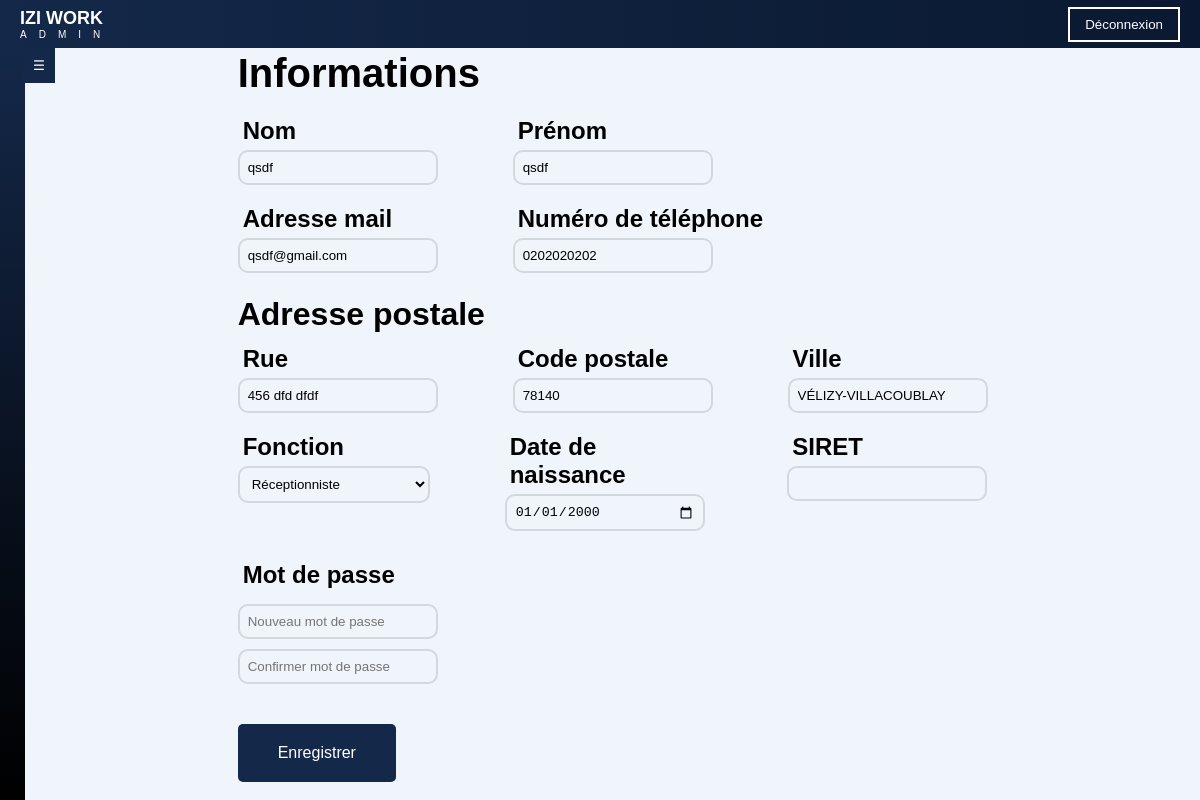
Screenshot of /admin/modify/prestataires?id=3 (signed in) with the database file from the repository.
### app.py (models this page shows)
class User(UserMixin, db.Model):
    __tablename__ = 'USERS'
    id = db.Column('ID', db.Integer, primary_key=True)
    email = db.Column('Adresse_mail', db.String(255), unique=True, nullable=False)
    password = db.Column('Password', db.String(255), nullable=False)
    nom = db.Column('Nom', db.String(255), nullable=False)
    prenom = db.Column('Prenom', db.String(255), nullable=False)
    photo = db.Column('Photo_de_profil', db.String(255))
    telephone = db.Column('Numero_telephone', db.String(20))
    naissance = db.Column('Date_naissance', db.Date, nullable=False)
    fonction = db.Column('Fonction', db.String(255))
    adresse = db.relationship('AdressePostale', backref='user', uselist=False)
    historique = db.relationship('Historique', backref='user')
    disponibilites = db.relationship('Disponibilite', backref='user')
    indisponibilites = db.relationship('Indisponibilite', backref='user')

class AdressePostale(db.Model):
    __tablename__ = 'AdressePostale'
    id = db.Column('ID', db.Integer, primary_key=True, autoincrement=True)
    user_id = db.Column('User_ID', db.Integer, db.ForeignKey('USERS.ID'), unique=True, nullable=False)
    rue = db.Column('Rue', db.String(255), nullable=False)
    code_postal = db.Column('Code_postal', db.String(20), nullable=False)
    ville = db.Column('Ville', db.String(255), nullable=False)
    pays = db.Column('Pays', db.String(255), nullable=False)

### app.py (the view, shortened to what this page needs)
@app.route('/admin/modify/prestataires', methods=['GET','PUT'])
@login_required
def modifier():
    if request.method == 'GET':
        user_id = request.args.get('id')
        if not user_id:
            flash("Aucun utilisateur spécifié", "error")
            return redirect(url_for('compte'))
        user = db.session.get(User, user_id)
        if not user:
            flash("Utilisateur non trouvé", "error")
            return redirect(url_for('compte'))
        form_data = {
            'id': user.id,
            'nom': user.nom,
            'prenom': user.prenom,
            'email': user.email,
            'phone': user.telephone,
            'fonction': user.fonction,
            'date-ajout': user.naissance.strftime("%Y-%m-%d") if user.naissance else ""
        }
        adresse = db.session.scalars(
        select(AdressePostale).where(AdressePostale.user_id == user.id)
    ).first()
        if adresse:
            form_data.update({
                'street': adresse.rue,
                'postal-code': adresse.code_postal,
                'city': adresse.ville
            })
        return render_template('admin_modify_presta/modify_prestataires.html', form_data=form_data)

### app.py (called while the page is built)
@login_manager.user_loader
def load_user(user_id):
    return db.session.get(User, int(user_id))

### templates/admin_modify_presta/modify_prestataires.html (shortened to what this page needs)
<!DOCTYPE html>
<html lang="fr">
<head>
    <link rel="stylesheet" href="{{ url_for('static', filename='css/style.css') }}">
</head>
<body>
    <div class="page">
        {% include 'includes/header.html' %}
        <div class="page-content">
            {% include 'includes/sidebar.html' %}
            <main class="container">
                <h1>Modifier un prestataire</h1>
                <section class="form-container">
                    <h1>Informations</h1>
                    <form method="post" action="/admin/ajout/prestataires" class="form">
                        <div class="form-placement">
                            <div class="form-group">
                                <label for="nom">Nom</label>
                                <input type="text" id="nom" name="nom" required value="{{ form_data.get('nom', '') }}">
                            </div>
                            <div class="form-group">
                                <label for="prenom">Prénom</label>
                                <input type="text" id="prenom" name="prenom" required value="{{ form_data.get('prenom', '') }}">
                            </div>
                        </div>
                        <div class="form-placement">
                            <div class="form-group">
                                <label for="email">Adresse mail</label>
                                <input type="email" id="email" name="email" class="email" required value="{{ form_data.get('email', '') }}">
                            </div>
                            <div class="form-group">
                                <label for="phone">Numéro de téléphone</label>
                                <input type="tel" id="phone" name="phone" required value="{{ form_data.get('phone', '') }}">
                            </div>
                        </div>
                        <div class="adressePostal">
                            <h2>Adresse postale</h2>
                            <div class="form-placement form-row">
                                <div class="form-group">
                                    <label for="street">Rue</label>
                                    <input type="text" id="street" name="street" value="{{ form_data.get('street', '') }}">
                                </div>
                                <div class="form-group">
                                    <label for="postal-code">Code postale</label>
                                    <input type="text" id="postal-code" name="postal-code" value="{{ form_data.get('postal-code', '') }}">
                                </div>
                                <div class="form-group">
                                    <label for="city">Ville</label>
                                    <input type="text" id="city" name="city" value="{{ form_data.get('city', '') }}">
                                </div>
                            </div>
                        </div>
                        <div class="form-placement form-row">
                            <div class="form-group">
                                <label for="fonction">Fonction</label>
                                <select id="fonction" name="fonction">
                                    <option value="reception" {% if form_data.get('fonction') == 'reception' %}selected{% endif %}>Réceptionniste</option>
                                </select>
                            </div>
                            <div class="form-group">
                                <label for="date-ajout">Date de naissance</label>
                                <input type="date" id="date-ajout" name="date-ajout" value="{{ form_data.get('date-ajout', '') }}">
                            </div>
                            <div class="form-group">
                                <label for="siret">SIRET</label>
                                <input type="text" id="siret" name="siret" value="{{ form_data.get('siret', '') }}">
                            </div>
                        </div>
                        <div class="form-group password-section">
                            <label for="new-password">Mot de passe</label>
                                <input type="password" id="new-password" name="new-password" placeholder="Nouveau mot de passe" required>
                                <input type="password" id="confirm-password" name="confirm-password"
                                    placeholder="Confirmer mot de passe" required>
                        </div>
                        <div class="form-buttons">
                            <button type="submit" class="save-btn">Enregistrer</button>
                        </div>
                    </form>
                </section>
            </main>
</body>
</html>

### static/css/style.css (style rules this page uses)
body { margin: 0; padding: 0; font-family: Arial; background-color: #EFF5FB; }
.page { display: flex; flex-direction: column; }
.page-content { display: flex; }
.form-container { margin: 1% 3% 10%; padding: 10px 20px; }
.form-container h1 { font-size: 3em; font-weight: bold; }
.form-placement { display: flex; flex-direction: row; gap: 10%; }
.form-group { margin-bottom: 15px; }
label { display: block; font-weight: bold; margin: 5px; font-size: x-large; }
input, select { width: 100%; padding: 8px; border: 2px solid #0000001e; border-radius: 10px; }
.form-container h1 { font-size:; }
.form-container h2 { font-size: xx-large; margin: 1% 0px; }
.password-section { display: flex; flex-direction: column; margin: 10px 0; }
#new-password { margin: 10px 0; }
.form-buttons { display: flex; justify-content: space-between; }
.save-btn { background-color: #0A1931; color: white; border: none; padding: 10px 20px; cursor: pointer; border-radius: 5px; }
.container { display: flex; flex-direction: column; width: 70%; margin: auto; height: 94vh; justify-content: center; }
.container h1 { text-align: left; margin-top: 0%; margin-bottom: 2vh; font-size: 5vh; }
.form-container input, select { background-color: #EFF5FB; width: 15vw; }
.container select { width: 16vw; }
.container form { display: flex; flex-direction: column; }
.container button { margin: 30px auto 0px 0px; padding: 20px 40px; font-size: 2vh; border: none; background-color: #142849; color: white; border-radius: 5px; cursor: pointer; }

### rows the page displays
User: nom "qsdf", prenom "qsdf", email "qsdf@gmail.com", phone "0202020202", fonction "Réceptionniste"
AdressePostale: street "456 dfd dfdf", postal-code "78140", city "VÉLIZY-VILLACOUBLAY"
